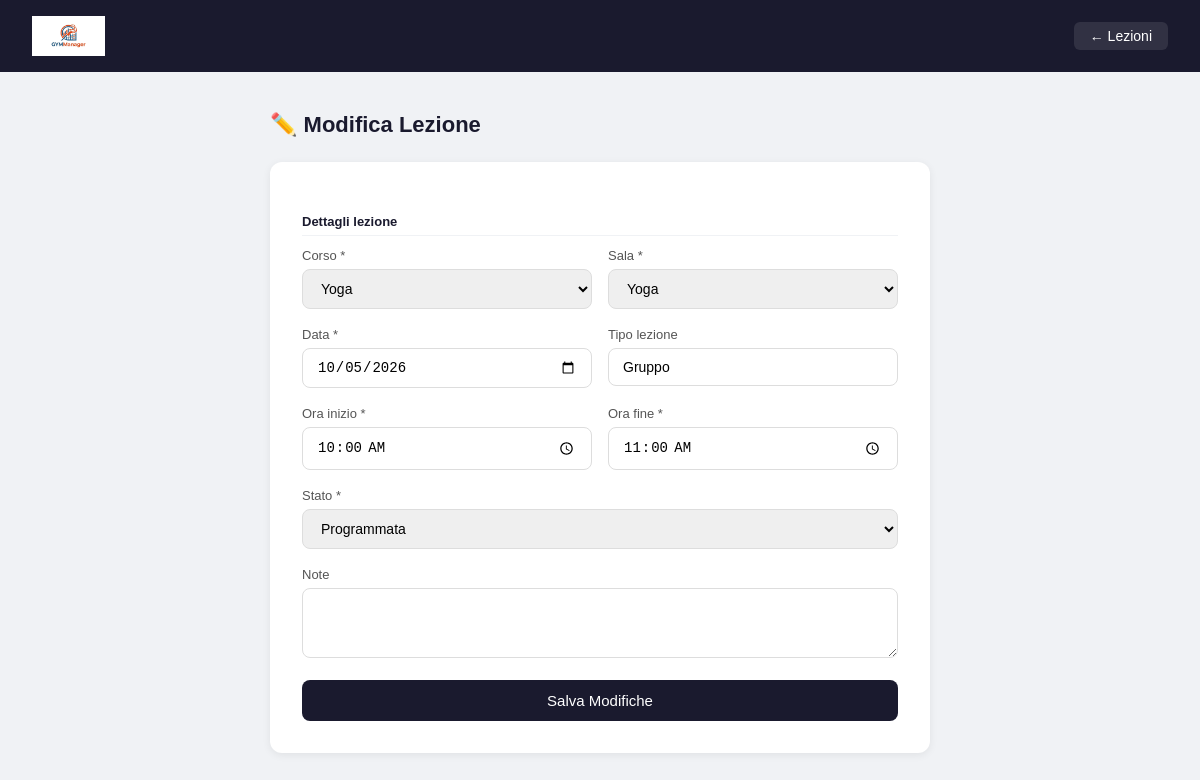
The page /palestra/pages/modifica_lezione.php?id=2 (signed in) on the database its author committed.
### tables this page shows
CREATE TABLE `lezione` (
  `id_lezione` int(11) NOT NULL,
  `id_corso` int(11) NOT NULL,
  `id_sala` int(11) NOT NULL,
  `data` date NOT NULL,
  `ora_inizio` time NOT NULL,
  `ora_fine` time NOT NULL,
  `tipo_lezione` varchar(50) DEFAULT NULL,
  `note` text DEFAULT NULL,
  `stato` enum('programmata','in_corso','completata','annullata') NOT NULL DEFAULT 'programmata'
);

CREATE TABLE `corso` (
  `id_corso` int(11) NOT NULL,
  `nome` varchar(100) NOT NULL,
  `descrizione` text DEFAULT NULL,
  `livello` enum('principiante','intermedio','avanzato') NOT NULL,
  `durata_minuti` int(11) NOT NULL,
  `max_partecipanti` int(11) NOT NULL,
  `stato` enum('attivo','sospeso','terminato') NOT NULL DEFAULT 'attivo'
);

CREATE TABLE `sala` (
  `id_sala` int(11) NOT NULL,
  `nome` varchar(100) NOT NULL,
  `tipologia` varchar(50) DEFAULT NULL,
  `capienza_max` int(11) NOT NULL,
  `stato` enum('disponibile','in_manutenzione','chiusa') NOT NULL DEFAULT 'disponibile',
  `data_ultima_manutenzione` date DEFAULT NULL
);

### palestra/pages/modifica_lezione.php (the view, shortened to what this page needs)
<?php
require_once "../config/db.php";
$id = $_GET['id'] ?? null;
$stmt = $pdo->prepare("SELECT * FROM LEZIONE WHERE id_lezione = ?");
$stmt->execute([$id]);
$lezione = $stmt->fetch();
$corsi = $pdo->query("SELECT id_corso, nome FROM CORSO WHERE stato = 'attivo' ORDER BY nome")->fetchAll();
$sale = $pdo->query("SELECT id_sala, nome FROM SALA WHERE stato = 'disponibile' ORDER BY nome")->fetchAll();
?>
<!DOCTYPE html>
<html lang="it">
<head>
</head>
<body>
<div class="navbar">
    <img src="../assets/logo.jpg" style="height:40px;">
    <div style="display:flex; gap:12px;">
        <a href="lezioni.php">← Lezioni</a>
    </div>
</div>
<div class="contenuto">
    <h2>✏️ Modifica Lezione</h2>
    <div class="form-box">
        <form method="POST">
            <div class="sezione">Dettagli lezione</div>
            <div class="riga">
                <div class="campo">
                    <label>Corso *</label>
                    <select name="id_corso" required>
                        <?php foreach($corsi as $c): ?>
                        <option value="<?= $c['id_corso'] ?>" <?= $lezione['id_corso']==$c['id_corso']?'selected':'' ?>>
                            <?= htmlspecialchars($c['nome']) ?>
                        </option>
                        <?php endforeach; ?>
                    </select>
                </div>
                <div class="campo">
                    <label>Sala *</label>
                    <select name="id_sala" required>
                        <?php foreach($sale as $s): ?>
                        <option value="<?= $s['id_sala'] ?>" <?= $lezione['id_sala']==$s['id_sala']?'selected':'' ?>>
                            <?= htmlspecialchars($s['nome']) ?>
                        </option>
                        <?php endforeach; ?>
                    </select>
                </div>
            </div>
            <div class="riga">
                <div class="campo">
                    <label>Data *</label>
                    <input type="date" name="data" required value="<?= $lezione['data'] ?>">
                </div>
                <div class="campo">
                    <label>Tipo lezione</label>
                    <input type="text" name="tipo_lezione" value="<?= htmlspecialchars($lezione['tipo_lezione']) ?>">
                </div>
            </div>
            <div class="riga">
                <div class="campo">
                    <label>Ora inizio *</label>
                    <input type="time" name="ora_inizio" required value="<?= substr($lezione['ora_inizio'],0,5) ?>">
                </div>
                <div class="campo">
                    <label>Ora fine *</label>
                    <input type="time" name="ora_fine" required value="<?= substr($lezione['ora_fine'],0,5) ?>">
                </div>
            </div>
            <div class="campo">
                <label>Stato *</label>
                <select name="stato" required>
                    <option value="programmata" <?= $lezione['stato']=='programmata'?'selected':'' ?>>Programmata</option>
                </select>
            </div>
            <div class="campo">
                <label>Note</label>
                <textarea name="note" rows="3"><?= htmlspecialchars($lezione['note']) ?></textarea>
            </div>
            <button type="submit" class="btn">Salva Modifiche</button>
        </form>
    </div>
</div>
</body>
</html>

### palestra/pages/modifica_lezione.php (style rules this page uses)
* { margin: 0; padding: 0; box-sizing: border-box; }
body { font-family: Arial, sans-serif; background: #f0f2f5; }
.navbar { background: #1a1a2e; color: white; padding: 16px 32px; display: flex; justify-content: space-between; align-items: center; }
.navbar a { color: white; text-decoration: none; font-size: 14px; background: rgba(255,255,255,0.1); padding: 6px 16px; border-radius: 6px; }
.contenuto { max-width: 700px; margin: 40px auto; padding: 0 20px; }
h2 { font-size: 22px; color: #1a1a2e; margin-bottom: 24px; }
.form-box { background: white; border-radius: 12px; padding: 32px; box-shadow: 0 2px 8px rgba(0,0,0,0.07); }
.riga { display: grid; grid-template-columns: 1fr 1fr; gap: 16px; }
.campo { margin-bottom: 18px; }
label { display: block; font-size: 13px; color: #555; margin-bottom: 6px; }
input, select, textarea { width: 100%; padding: 10px 14px; border: 1px solid #ddd; border-radius: 8px; font-size: 14px; outline: none; }
.btn { background: #1a1a2e; color: white; padding: 12px 28px; border: none; border-radius: 8px; font-size: 15px; cursor: pointer; width: 100%; }
.sezione { font-size: 13px; font-weight: bold; color: #1a1a2e; margin: 20px 0 12px; padding-bottom: 6px; border-bottom: 1px solid #f0f2f5; }

### rows shown on the page
lezione: id_corso "Yoga", id_sala "Yoga", data "10/05/2026", tipo_lezione "Gruppo", ora_inizio "10:00", ora_fine "11:00", stato "Programmata"
